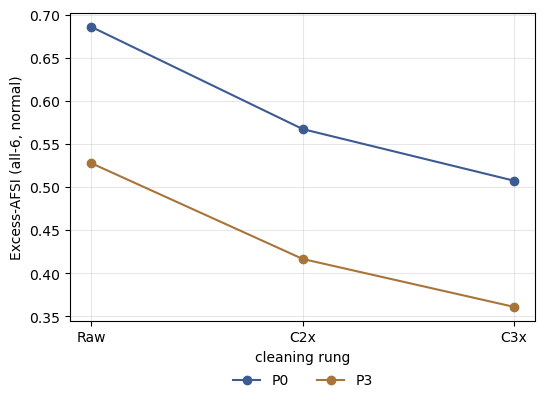

Reproduce this figure in Python.
#!/usr/bin/env python3
"""SYNCRISKdecay - decay chain (Figure 1), B-stabilized (Eq.1 standardization, burn-in 36).
All-6 Raw -> C2x -> C3x, arms P0/P3 (0.69 -> 0.36 chain), and the 9-model per-tier chains.
Reproduces from the published B results."""
import json, csv
from pathlib import Path
import matplotlib; matplotlib.use("Agg"); import matplotlib.pyplot as plt
plt.rcParams.update({"savefig.transparent": True, "figure.facecolor": "none", "axes.facecolor": "none", "legend.frameon": False})
H = Path(__file__).resolve().parent; PUB = H  # input data bundled alongside this Quantlet
B = json.load(open(PUB / "upg_Bstab_results.json")); T = json.load(open(PUB / "phase3x9_Bstab_results.json"))
A, R = B["arms"], B["raw"]
with open(H / "SYNCRISKdecay.csv", "w", newline="") as f:
    w = csv.writer(f, lineterminator="\n"); w.writerow(["arm", "raw", "C2x", "C3x"])
    for a in ["P0", "P3"]: w.writerow([a, R[a]["all"]["normal"], A[a]["C2x"]["all"]["normal"], A[a]["C3x"]["all"]["normal"]])
TI = {"all9": "all-9", "within_efficiency": "efficiency", "within_frontier": "frontier", "within_open": "open"}
MS = {"P0": "P0=9 models", "P3": "P3=8 models (frontier=claude+gpt)"}
with open(H / "SYNCRISKdecay_tier.csv", "w", newline="") as f:
    w = csv.writer(f, lineterminator="\n"); w.writerow(["arm", "model_set", "tier", "raw", "C2x", "C3x"])
    for a in ["P0", "P3"]:
        for t in TI: w.writerow([a, MS[a], TI[t], T["arms"][a]["RAW"][t]["normal"], T["arms"][a]["C2x"][t]["normal"], T["arms"][a]["C3x"][t]["normal"]])
fig, ax = plt.subplots(figsize=(6, 4))
for a, c in [("P0", "#3b5b92"), ("P3", "#a8743a")]:
    ax.plot(["Raw", "C2x", "C3x"], [R[a]["all"]["normal"], A[a]["C2x"]["all"]["normal"], A[a]["C3x"]["all"]["normal"]], marker="o", color=c, label=a)
ax.set_ylabel("Excess-AFSI (all-6, normal)"); ax.set_xlabel("cleaning rung"); ax.legend(loc="upper center", bbox_to_anchor=(0.5, -0.13), ncol=2); ax.grid(alpha=.3); fig.savefig(H / "SYNCRISKdecay.png", bbox_inches="tight")
print("decay: P3 chain", R["P3"]["all"]["normal"], "->", A["P3"]["C3x"]["all"]["normal"])
